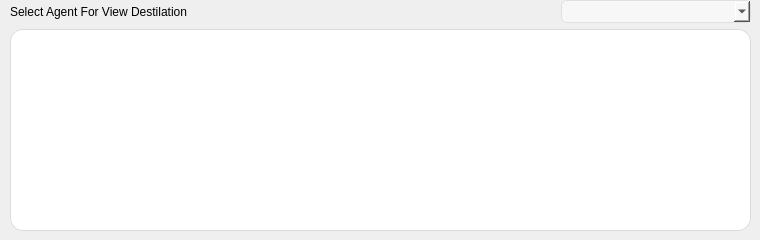
      <widget class="QWidget" name="page_12">
       <widget class="QWidget" name="gridLayoutWidget_3">
        <property name="geometry">
         <rect>
          <x>10</x>
          <y>0</y>
          <width>741</width>
          <height>231</height>
         </rect>
        </property>
        <layout class="QGridLayout" name="gridLayout_48">
         <item row="0" column="0">
          <widget class="QLabel" name="label_35">
           <property name="text">
            <string>Select Agent For View Destilation</string>
           </property>
          </widget>
         </item>
         <item row="1" column="0" colspan="2">
          <widget class="QTreeView" name="AgentViewDestilation_View">
           <property name="styleSheet">
            <string notr="true">QTreeView {
    background-color: white;  /* Cor de fundo branca */
    color: black;  /* Cor do texto preta */
    border-radius: 13px;  /* Borda arredondada */
    font-size: 16px;  /* Ajuste do tamanho da fonte */
    border: 1px solid #DCDCDC;  /* Borda sutil */
    alternate-background-color: #EDEDED;  /* Cor alternada das linhas */
    selection-background-color: #DCDCDC;  /* Cor de fundo para o item selecionado */
    selection-color: black;  /* Cor do texto do item selecionado */
    show-decoration-selected: 1;  /* Mostrar o estilo de seleção completo */
    outline: none;  /* Remove a borda do foco */
}

QTreeView::item {
    height: 25px;  /* Define a altura dos itens */
    padding: 5px;  /* Espaçamento dentro de cada item */
    border-radius: 13px;  /* Borda arredondada dos itens */
}

QTreeView::item:hover {
    background-color: #EDEDED;  /* Cor de fundo ao passar o mouse */
}

QTreeView::item:selected {
    background-color: #DCDCDC;  /* Cor de fundo do item selecionado */
    color: black;  /* Cor do texto do item selecionado */
}

QTreeView::branch:open:has-children {
    image: url(':/material_design/icons/material_design/format_align_justify.png');  /* Ícone de ramo aberto */
}

QTreeView::branch:closed:has-children {
    image: url(':/material_design/icons/material_design/format_align_left.png');  /* Ícone de ramo fechado */
}

QHeaderView::section {
    background-color: #EDEDED;  /* Cor de fundo do cabeçalho */
    color: black;  /* Cor do texto do cabeçalho */
    padding: 4px;
    border: 1px solid #DCDCDC;  /* Borda do cabeçalho */
}

QScrollBar:vertical {
    background-color: #EDEDED;
    width: 12px;
}

QScrollBar::handle:vertical {
    background-color: #DCDCDC;
    min-height: 20px;
}

QScrollBar::add-line:vertical, QScrollBar::sub-line:vertical {
    background: none;
}
</string>
           </property>
          </widget>
         </item>
         <item row="0" column="1">
          <widget class="QComboBox" name="AgentViewDestilation_Selector">
           <property name="sizePolicy">
            <sizepolicy hsizetype="Fixed" vsizetype="Fixed">
             <horstretch>0</horstretch>
             <verstretch>0</verstretch>
            </sizepolicy>
           </property>
           <property name="minimumSize">
            <size>
             <width>190</width>
             <height>23</height>
            </size>
           </property>
           <property name="maximumSize">
            <size>
             <width>190</width>
             <height>23</height>
            </size>
           </property>
           <property name="styleSheet">
            <string notr="true">QComboBox {
    background-color: #F7F7F7;
    border: 1px solid #E0E0E0;
    border-radius: 5px;  /* Borda arredondada */
    color: black;  /* Cor do texto */
    font-size: 12px;  /* Tamanho da fonte */
    padding: 5px 10px;  /* Espaçamento interno */
}

QComboBox:hover {
    background-color: #EDEDED; /* Fundo ao passar o mouse */
}

QComboBox:pressed {
    background-color: #DCDCDC; /* Fundo ao pressionar */
}

QComboBox QAbstractItemView {
    background-color: #F7F7F7;
    border: 1px solid #E0E0E0;
    selection-background-color: #EDEDED;
    selection-color: black;
    border-radius: 10px;  /* Borda arredondada para a lista */
    font-size: 16px; /* Ajuste de fonte para itens */
}
</string>
           </property>
          </widget>
         </item>
        </layout>
       </widget>
      </widget>
